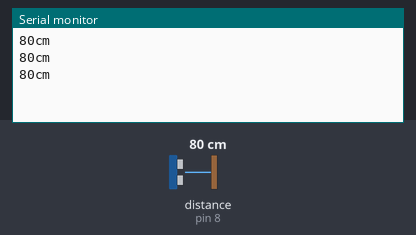
The sketch below on a simulated Arduino Uno, built with avr-gcc and run on an emulated ATmega328P. Parts: the last lines printed to the serial monitor. The inputs (shaded band) are chosen by the test bench; at power-on: distance to the obstacle (sensor on pin 8) 80 cm. The echo pulse lasts 58.3 µs per cm.

Above: at 1.3 s.
1.4 s: distance to the obstacle (sensor on pin 8) set to 2 cm
At 1.9 s:
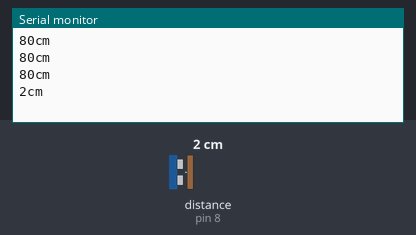
2.9 s: distance to the obstacle (sensor on pin 8) set to 4 cm
At 3.4 s:
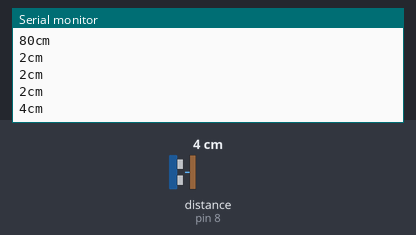
Timing chart, 0 to 5.9 s (numbered marks = the images above; inputs shaded):
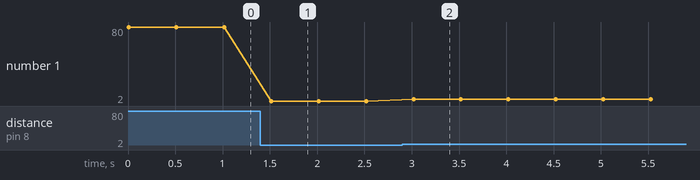

Measured:
- after the input at 1.4 s, the serial monitor: prints a new line after 0.12 s (image 1)
- after the input at 2.9 s, the serial monitor: prints a new line after 0.12 s (image 2)
- plotted number 1: 80 → 2 after the input at 1.4 s, 2 → 4 after the input at 2.9 s

The sketch:

TesteSensorUS.ino
```cpp
// Inclusão de bibliotecas.
#include <Ultrasonic.h>   // inclui biblioteca de manipulação de servos motores.
#define echoPin 8 //Pino 13 recebe o pulso do echo
#define trigPin 12 //Pino 12 envia o pulso para gerar o echo
Ultrasonic ultrasonic(12,8);
// Executado na inicialização do Arduino
void setup(){
  Serial.begin(9600); // inicializa a comunicação serial para Debug ou para mostrar dados em um display LCD
  pinMode(trigPin, OUTPUT);  // define o pino triger como saída.
  pinMode(echoPin, INPUT);  // define o pino echo como entrada.
}
// Loop pincipal do Arduino
void loop(){
  Serial.print( ultrasonic.Ranging(CM) ); //exibido no computador qual a medição do sensor. Essa função faz todo os cálculos e fornece as respostas
  Serial.println( "cm" );// imprime o centímetro no final
  delay(500); //espere 1 segundo pra calcular novamente
}
```
